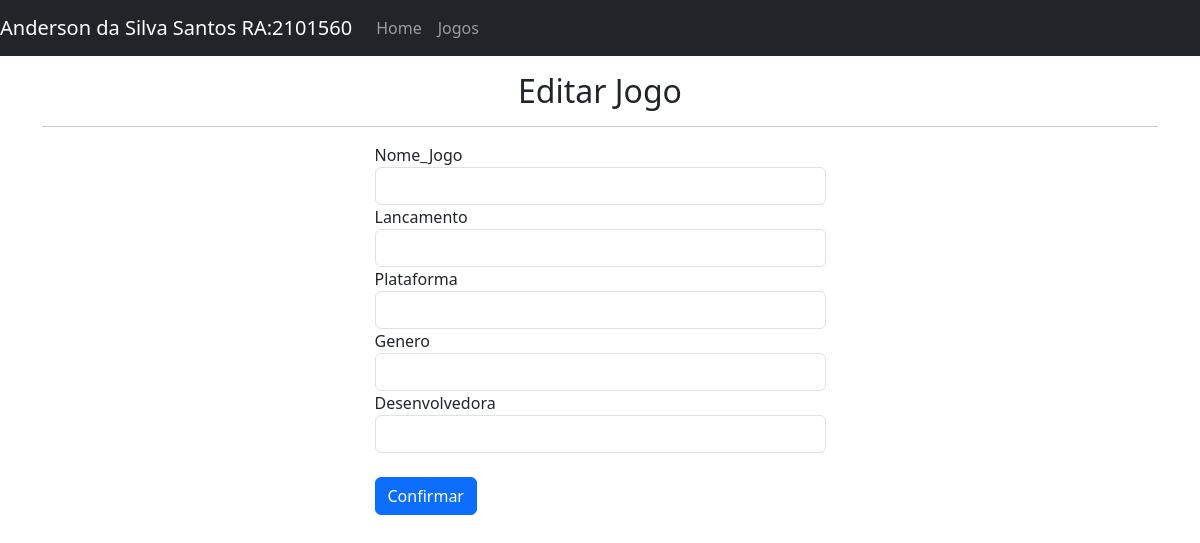
/edit_game/1, run on an earlier commit of the app's database.
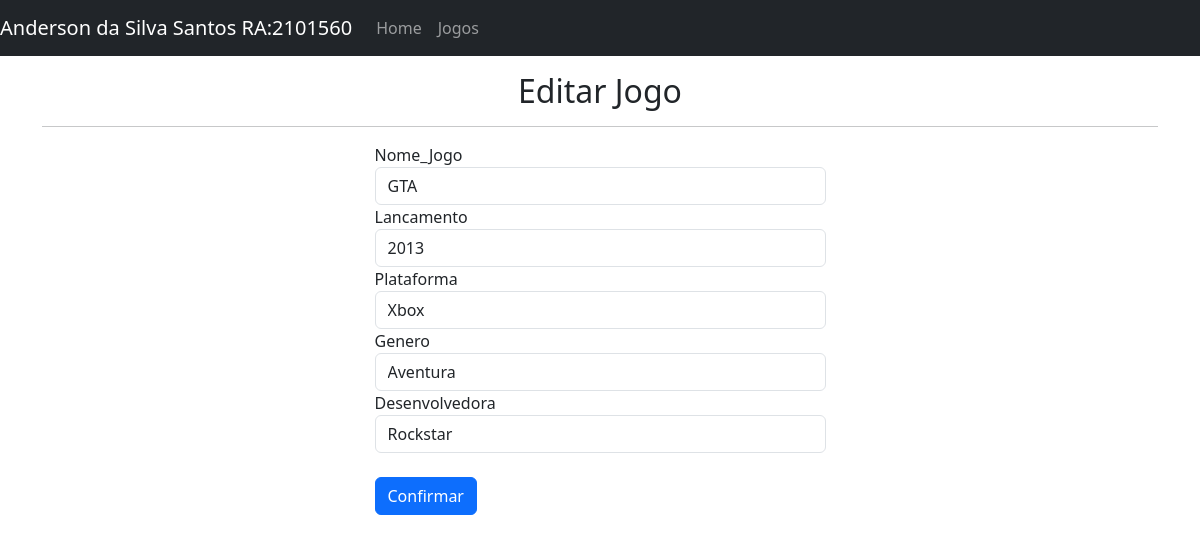
And on a later commit of the database.
### tables this page shows
CREATE TABLE registro_jogo (
    ID INTEGER PRIMARY KEY AUTOINCREMENT,
    NOME_JOGO TEXT,
    LANCAMENTO TEXT,
    PLATAFORMA TEXT,
    GENERO TEXT,
    DESENVOLVEDORA TEXT
);

### jogos.py (the view, shortened to what this page needs)
@app.route("/edit_game/<string:id>", methods=["POST","GET"])
def edit_game(id):
    con = sql.connect ('registro_jogo.db')
    con.row_factory=sql.Row
    cur = con.cursor()
    cur.execute("select * from registro_jogo where ID=?", (id))
    data=cur.fetchone()
    return render_template("edit_game.html", datas=data)

### templates/edit_game.html (shortened to what this page needs)
{% extends 'layout.html' %}
{% block body %}
<h2 style="text-align: center;">Editar Jogo</h2>
    <hr>
<div class="row">
    <div class="col-5 mx-auto">
        <form method="post" action="{{url_for('edit_game', id=datas.ID)}}">
            <div class="form-group">
                <label>Nome_Jogo</label>
                <input type="text" name="nome_jogo" required class="form-control" value="{{datas.NOME_JOGO}}">
            </div>
            <div class="form-group">
                <label>Lancamento</label>
                <input type="text" name="lancamento" required class="form-control" value="{{datas.LANCAMENTO}}">
            </div>
            <div class="form-group">
                <label>Plataforma</label>
                <input type="text" name="plataforma" required class="form-control" value="{{datas.PLATAFORMA}}">
            </div>
            <div class="form-group">
                <label>Genero</label>
                <input type="text" name="genero" required class="form-control" value="{{datas.GENERO}}">
            </div>
            <div class="form-group">
                <label>Desenvolvedora</label>
                <input type="text" name="desenvolvedora" required class="form-control" value="{{datas.DESENVOLVEDORA}}">
            </div>
            <input type="submit" value="Confirmar" class="btn btn-primary">
        </form>
    </div>
</div>
{% endblock %}

### templates/layout.html (shortened to what this page needs)
<!DOCTYPE html>
<html lang="pt-br">
<head>
        <link href="https://cdn.jsdelivr.net/npm/bootstrap@5.3.0-alpha1/dist/css/bootstrap.min.css" rel="stylesheet">
</head>
<body>
    <header>
        <nav class="navbar navbar-expand-lg navbar-dark bg-dark">
            <a class="navbar-brand" href="#">Anderson da Silva Santos RA:2101560 </a>
            <div class="collapse navbar-collapse" id="navbarNav">
              <ul class="navbar-nav">
                <li class="nav-item active">
                  <a class="nav-link" href="{{url_for('home')}}">Home </a>
                </li>
                <li class="nav-item">
                  <a class="nav-link" href="{{url_for('games')}}">Jogos</a>
                </li>
              </ul>
            </div>
          </nav>
    </header>
    <div class="container pt-3">
        {% block body %}
        {% endblock %}
    </div>
</body>
</html>

What changed in the data, as far as the page shows it:
added registro_jogo: nome_jogo "GTA", lancamento "2013", plataforma "Xbox", genero "Aventura", desenvolvedora "Rockstar"
